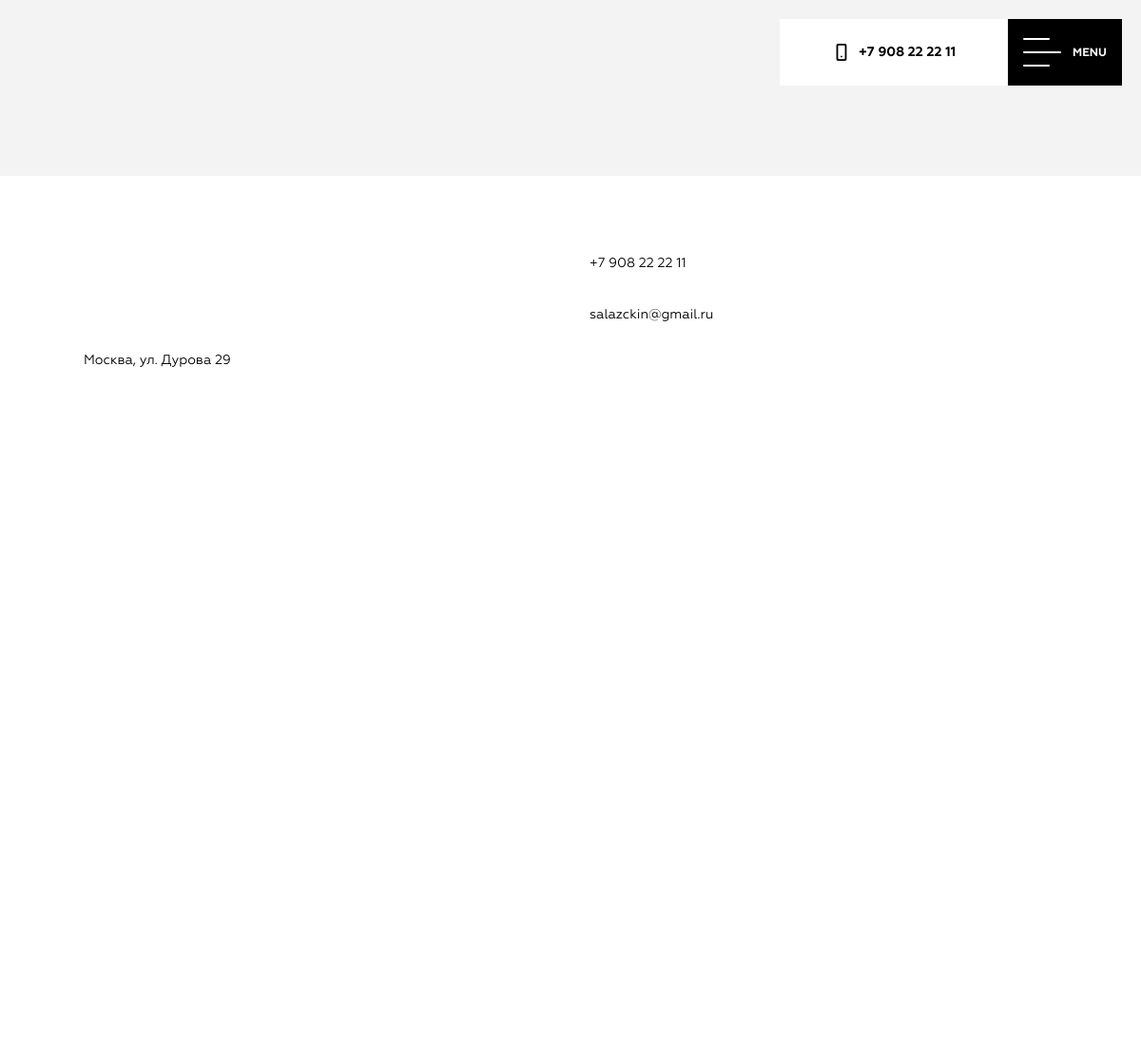
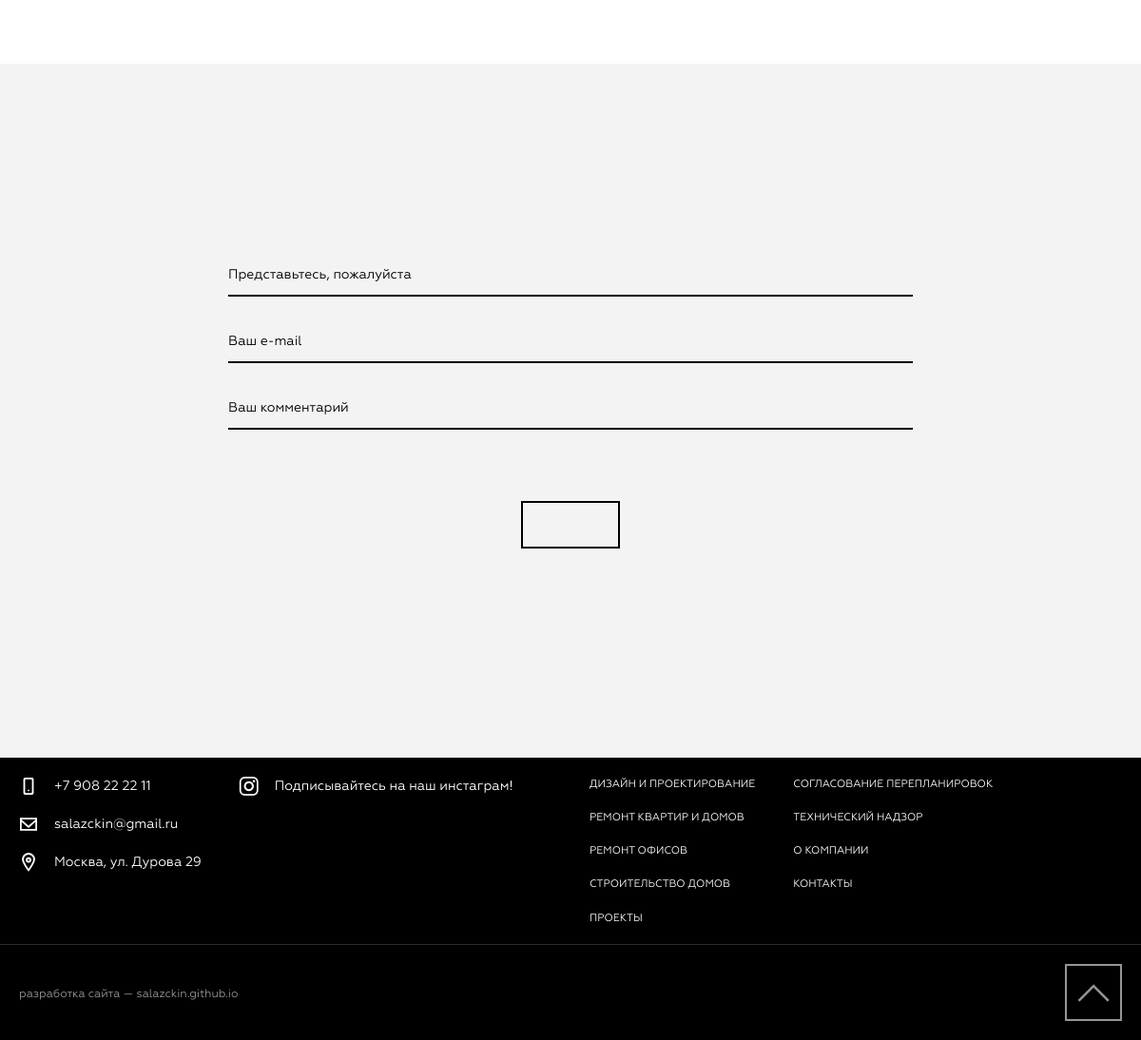
Page /contacts on the earlier database version (2 pictures, top to bottom).
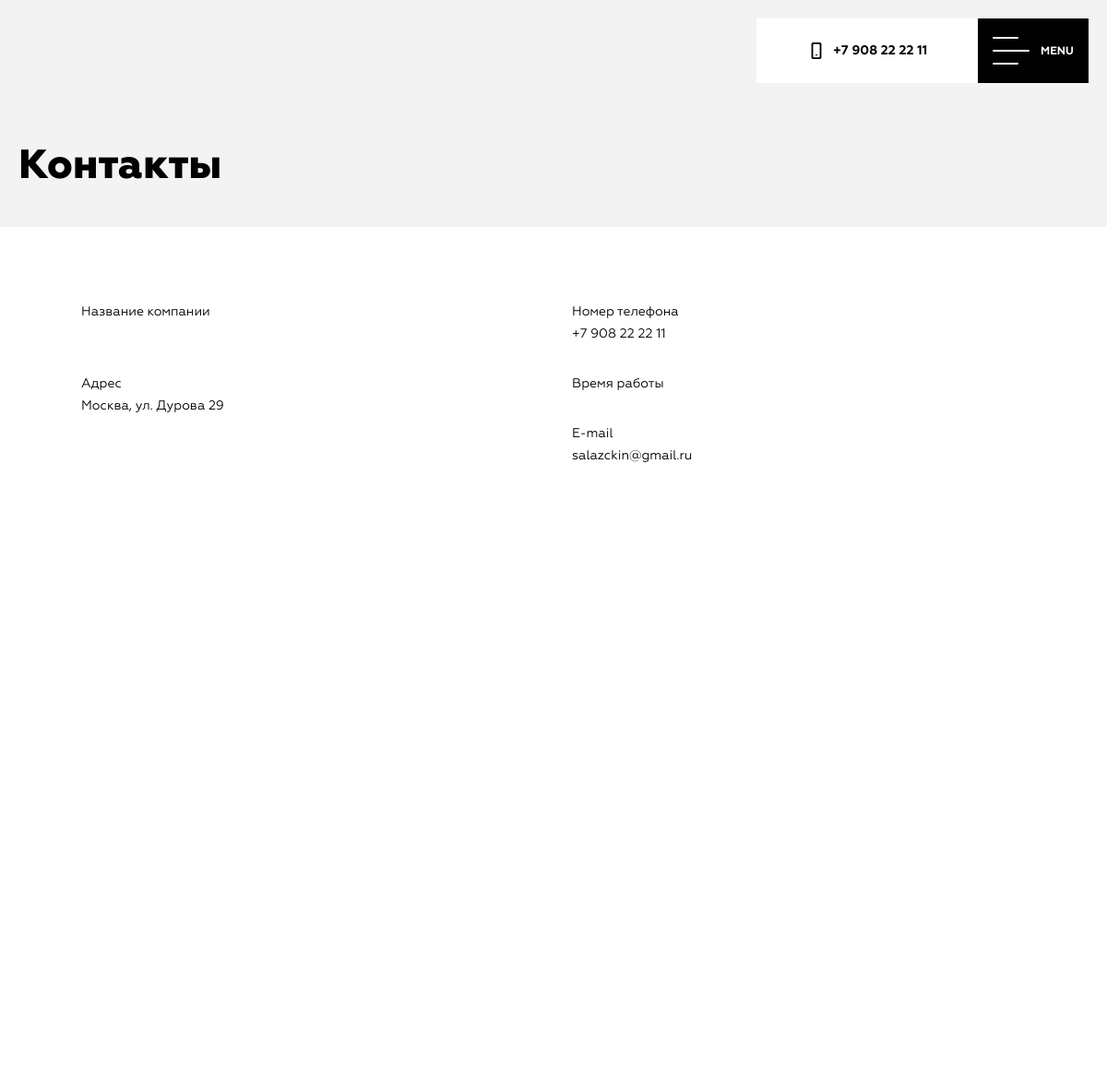
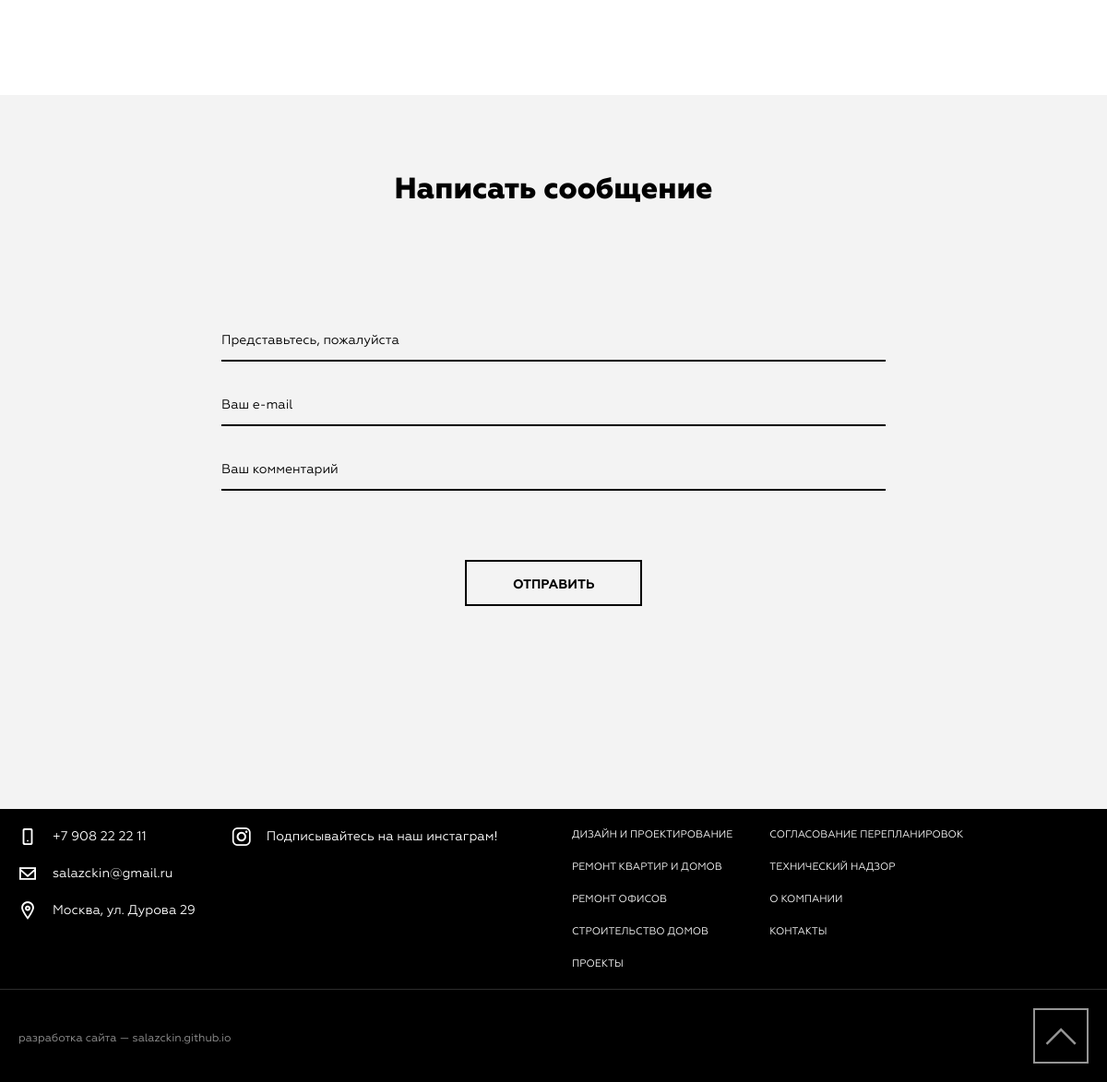
Same page on the later database version (2 pictures, top to bottom).
### main/models.py (models this page shows, shortened)
class SingleInstanceOnly(object):
    def save(self, *args, **kwargs):
        if self.__class__.objects.exists() and not self.pk:
            raise ValidationError(
                f'Вы не можете дважды добавить объект {self._meta.verbose_name}, просто редактируйте предыдущий')
        return super(SingleInstanceOnly, self).save(*args, **kwargs)

class ContactInfo(SingleInstanceOnly, models.Model):
    company_name = models.CharField(max_length=500, verbose_name='Название компании')
    phone = models.CharField(max_length=50, verbose_name='Телефон')
    email = models.CharField(max_length=100, verbose_name='E-mail')
    addr = models.CharField(max_length=500, verbose_name='Адрес')
    working_time = models.CharField(max_length=500, verbose_name='Часы работы')
    instagram_text = models.CharField(max_length=500, verbose_name='Текст instagram')
    instagram_link = models.URLField(max_length=500, verbose_name='Ссылка на аккаунт в instagram')
    development = models.CharField(max_length=500, verbose_name='Компания разработчик')
    class Meta:
        verbose_name = 'Контакты'
        verbose_name_plural = 'Контакты'

class ContactsPage(SingleInstanceOnly, models.Model):
    title = models.CharField(max_length=50, verbose_name='title страницы')
    heading = models.TextField(verbose_name='Заголовок на первом экране')
    company_name_heading = models.TextField(verbose_name='Заголовок названия компании')
    addr_heading = models.TextField(verbose_name='Заголовок адреса')
    phone_heading = models.TextField(verbose_name='Заголовок телефона')
    working_time_heading = models.TextField(verbose_name='Заголовок время работы')
    email_heading = models.TextField(verbose_name='Заголовок email')
    form_heading = models.TextField(verbose_name='Заголовок над формой')
    submit_text = models.TextField(verbose_name='Текст в кнопке формы')
    class Meta:
        verbose_name = 'Страница контакты'
        verbose_name_plural = 'Страница контакты'

### main/views.py (the view)
# urls.py: path('contacts', views.ContactsView.as_view(), name='contacts'),
class ContactsView(mixins.ContactInfoMixin, DetailView):
    model = models.ContactsPage
    template_name = 'main/contacts.html'
    def get_object(self, queryset=None):
        return self.model.objects.first()

### main/mixins.py (called while the page is built)
    def get_context_data(self, **kwargs):
        context = super(ContactInfoMixin, self).get_context_data(**kwargs)
        context['contact'] = models.ContactInfo.objects.first()
        return context

### main/templates/main/contacts.html (shortened to what this page needs)
{% extends 'main/layout.html' %}
{% load static %}
{% block body %}
    <div class="wrapper">
        {% include 'main/includes/header.html' %}
        {% include 'main/includes/menu.html' %}
        <div class="p-contacts">
            <div class="page-head">
                <div class="page-head__inner container">
                    <h1 class="page-head__title">{{ object.heading }}</h1>
                </div>
            </div>
            <div class="block bg-white pb-sm">
                <div class="contacts-grid container-md mb-md">
                    <div class="row">
                        <div class="col-md-6">
                            <p>{{ object.company_name_heading }}
                                <br> {{ contact.company_name }}
                                <br>
                            </p>
                            <p>{{ object.addr_heading }}
                                <br> {{ contact.addr }}
                            </p>
                        </div>
                        <div class="col-md-6">
                            <p>
                            <div>{{ object.phone_heading }}</div>
                            <a href="tel:{{ contact.phone }}">{{ contact.phone }}</a>
                            </p>
                            <p>
                            <div>{{ object.working_time_heading }}</div>
                            </p>
                            <p>
                            <div>{{ object.email_heading }}</div>
                            <a href="{{ contact.email }}">{{ contact.email }}</a>
                            </p>
                        </div>
                    </div>
                </div>
                <div class="container">
                    <div class="map" id="map"></div>
                </div>
            </div>
            <div class="block">
                <div class="container-md mb-md">
                    <h2 class="text-center mb-lg">{{ object.form_heading }}</h2>
                    <form class="form" action="/feedback">
                        <div class="form__field-group">
                            <div class="form__field">
                                <input class="input-default" name="FullName" data-val="true" data-val-required
                                       type="text" placeholder="Представьтесь, пожалуйста">
                            </div>
                            <div class="form__field">
                                <input class="input-default" name="Email" data-val="true" data-val-required
                                       data-val-email type="email" placeholder="Ваш e-mail">
                            </div>
                            <div class="form__field">
                                <input class="input-default" name="Text" data-val="true" data-val-required type="text"
                                       placeholder="Ваш комментарий">
                            </div>
                        </div>
                        <button class="form__submit btn btn-status" type="submit">{{ object.submit_text }}</button>
                    </form>
                </div>
            </div>
        </div>
        {% include 'main/includes/footer.html' %}
    </div>
{% endblock %}

### main/templates/main/layout.html (shortened to what this page needs)
{% load staticfiles %}
<!DOCTYPE html>
<html class="{% block html-class %}{% endblock %}" lang="ru">
<head prefix="og: http://ogp.me/ns#">
    <link rel="stylesheet" href="{% static 'main/css/screen.min.css' %}">
</head>
<body>
{% block body %}
{% endblock %}
</body>
</html>

### main/templates/main/includes/header.html
{% load static %}
<header class="header">
    <div class="header__inner container-fluid">
        <div class="header__logo">
            <a href="{% url 'main:index' %}" title="">
                <img src="{% static 'main/img/logo.svg' %}" width="70px">
            </a>
        </div>
    </div>
</header>

### main/templates/main/includes/menu.html (shortened to what this page needs)
<div class="menu-panel">
    <div class="menu-panel__inner">
        <a class="phone" href="tel:{{ contact.phone }}">
            <div class="phone__inner">
                <i class="icon-phone mr-2"></i>
                <span>{{ contact.phone }}</span>
            </div>
        </a>
        <button class="menu" id="menu">
            <div class="menu__icon">
                <div class="hamburger">
                    <span></span>
                    <span></span>
                    <span></span>
                    <span></span>
                    <span></span>
                </div>
            </div>
            <div class="menu__text">
                <div>MENU</div>
            </div>
        </button>
    </div>
</div>

### main/templates/main/includes/footer.html (shortened to what this page needs)
<footer class="footer">
    <div class="footer-top">
        <div class="footer-top__inner container">
            <div class="footer-row">
                <div class="footer-row__col">
                    <ul class="footer-list">
                        <li>
                            <a rel="nofollow" class="group text-nowrap" href="tel:{{ contact.phone }}">
                                <i class="icon-phone"></i>
                                <span>{{ contact.phone }}</span>
                            </a>
                        </li>
                        <li>
                            <a rel="nofollow" class="group" href="mailto:{{ contact.email }}">
                                <i class="icon-email"></i>
                                <span>{{ contact.email }}</span>
                            </a>
                        </li>
                        <li>
                            <div class="group">
                                <i class="icon-map-point"></i>
                                <span>{{ contact.addr }}</span>
                            </div>
                        </li>
                    </ul>
                    <ul class="footer-list">
                        <li>
                            <a class="group" href="{{ contact.instagram_link }}" target="_blank" rel="external"
                               title="инстаграм">
                                <i class="icon-instagram"></i>
                                <span>{{ contact.instagram_text }}</span>
                            </a>
                        </li>
                    </ul>
                </div>
                <div class="footer-row__col">
                    <ul class="footer-list footer-list--sm">
                        <li>
                            <a href="#">Дизайн и проектирование</a>
                        </li>
                        <li>
                            <a href="#">Ремонт квартир и домов</a>
                        </li>
                        <li>
                            <a href="#">Ремонт офисов</a>
                        </li>
                        <li>
                            <a href="#">Строительство домов</a>
                        </li>
                        <li>
                            <a href="#">Проекты</a>
                        </li>
                    </ul>
                    <ul class="footer-list footer-list--sm">
                        <li>
                            <a href="#">Согласование перепланировок</a>
                        </li>
                        <li>
                            <a href="#">Технический надзор</a>
                        </li>
                        <li>
                            <a href="#">О компании</a>
                        </li>
                        <li>
                            <a href="#">Контакты</a>
                        </li>
                    </ul>
                </div>
            </div>
        </div>
    </div>
    <div class="footer-bot">
        <div class="footer-bot__inner container">
            <div class="footer-bot__info">
                <div class="footer-bot__dev">
                    {{ contact.development }}
                </div>
            </div>
            <button class="footer-bot__scrolltop" type="button">
                <i class="icon-up"></i>
            </button>
        </div>
    </div>
</footer>

Differences in the rows shown:
added ContactsPage: heading "Контакты", company_name_heading "Название компании", addr_heading "Адрес", phone_heading "Номер телефона", working_time_heading "Время работы", email_heading "E-mail", form_heading "Написать сообщение", submit_text "ОТПРАВИТЬ"
